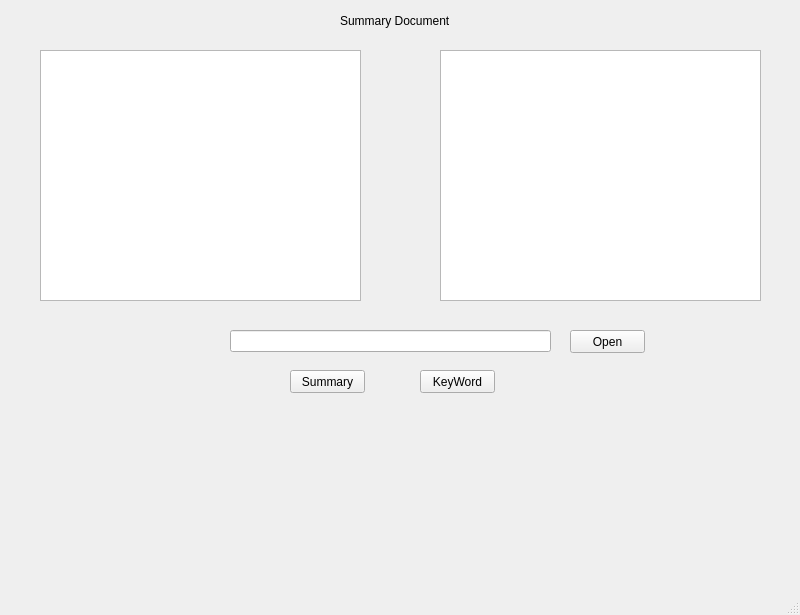
<?xml version="1.0" encoding="UTF-8"?>
<ui version="4.0">
 <class>MainWindow</class>
 <widget class="QMainWindow" name="MainWindow">
  <property name="geometry">
   <rect>
    <x>0</x>
    <y>0</y>
    <width>800</width>
    <height>615</height>
   </rect>
  </property>
  <property name="windowTitle">
   <string>MainWindow</string>
  </property>
  <widget class="QWidget" name="centralwidget">
   <widget class="QWidget" name="verticalLayoutWidget">
    <property name="geometry">
     <rect>
      <x>40</x>
      <y>50</y>
      <width>321</width>
      <height>251</height>
     </rect>
    </property>
    <layout class="QVBoxLayout" name="verticalLayout">
     <item>
      <widget class="QTextEdit" name="textEdit">
       <property name="enabled">
        <bool>true</bool>
       </property>
       <property name="readOnly">
        <bool>true</bool>
       </property>
       <property name="html">
        <string>&lt;!DOCTYPE HTML PUBLIC &quot;-//W3C//DTD HTML 4.0//EN&quot; &quot;http://www.w3.org/TR/REC-html40/strict.dtd&quot;&gt;
&lt;html&gt;&lt;head&gt;&lt;meta name=&quot;qrichtext&quot; content=&quot;1&quot; /&gt;&lt;style type=&quot;text/css&quot;&gt;
p, li { white-space: pre-wrap; }
&lt;/style&gt;&lt;/head&gt;&lt;body style=&quot; font-family:'Gulim'; font-size:9pt; font-weight:400; font-style:normal;&quot;&gt;
&lt;p style=&quot;-qt-paragraph-type:empty; margin-top:0px; margin-bottom:0px; margin-left:0px; margin-right:0px; -qt-block-indent:0; text-indent:0px;&quot;&gt;&lt;br /&gt;&lt;/p&gt;&lt;/body&gt;&lt;/html&gt;</string>
       </property>
      </widget>
     </item>
    </layout>
   </widget>
   <widget class="QLabel" name="label">
    <property name="geometry">
     <rect>
      <x>340</x>
      <y>0</y>
      <width>121</width>
      <height>41</height>
     </rect>
    </property>
    <property name="layoutDirection">
     <enum>Qt::LeftToRight</enum>
    </property>
    <property name="text">
     <string>Summary Document</string>
    </property>
   </widget>
   <widget class="QPushButton" name="PushButton">
    <property name="geometry">
     <rect>
      <x>570</x>
      <y>330</y>
      <width>75</width>
      <height>23</height>
     </rect>
    </property>
    <property name="text">
     <string>Open</string>
    </property>
   </widget>
   <widget class="QPushButton" name="PushButton_2">
    <property name="geometry">
     <rect>
      <x>290</x>
      <y>370</y>
      <width>75</width>
      <height>23</height>
     </rect>
    </property>
    <property name="text">
     <string>Summary</string>
    </property>
   </widget>
   <widget class="QWidget" name="verticalLayoutWidget_2">
    <property name="geometry">
     <rect>
      <x>230</x>
      <y>330</y>
      <width>321</width>
      <height>22</height>
     </rect>
    </property>
    <layout class="QVBoxLayout" name="verticalLayout_2">
     <item>
      <widget class="QLineEdit" name="lineEdit">
       <property name="enabled">
        <bool>true</bool>
       </property>
       <property name="readOnly">
        <bool>true</bool>
       </property>
      </widget>
     </item>
    </layout>
   </widget>
   <widget class="QWidget" name="verticalLayoutWidget_3">
    <property name="geometry">
     <rect>
      <x>440</x>
      <y>50</y>
      <width>321</width>
      <height>251</height>
     </rect>
    </property>
    <layout class="QVBoxLayout" name="verticalLayout_3">
     <item>
      <widget class="QTextEdit" name="textEdit_2">
       <property name="enabled">
        <bool>true</bool>
       </property>
       <property name="readOnly">
        <bool>true</bool>
       </property>
       <property name="html">
        <string>&lt;!DOCTYPE HTML PUBLIC &quot;-//W3C//DTD HTML 4.0//EN&quot; &quot;http://www.w3.org/TR/REC-html40/strict.dtd&quot;&gt;
&lt;html&gt;&lt;head&gt;&lt;meta name=&quot;qrichtext&quot; content=&quot;1&quot; /&gt;&lt;style type=&quot;text/css&quot;&gt;
p, li { white-space: pre-wrap; }
&lt;/style&gt;&lt;/head&gt;&lt;body style=&quot; font-family:'Gulim'; font-size:9pt; font-weight:400; font-style:normal;&quot;&gt;
&lt;p style=&quot;-qt-paragraph-type:empty; margin-top:0px; margin-bottom:0px; margin-left:0px; margin-right:0px; -qt-block-indent:0; text-indent:0px;&quot;&gt;&lt;br /&gt;&lt;/p&gt;&lt;/body&gt;&lt;/html&gt;</string>
       </property>
      </widget>
     </item>
    </layout>
   </widget>
   <widget class="QPushButton" name="PushButton_3">
    <property name="geometry">
     <rect>
      <x>420</x>
      <y>370</y>
      <width>75</width>
      <height>23</height>
     </rect>
    </property>
    <property name="text">
     <string>KeyWord</string>
    </property>
   </widget>
  </widget>
  <widget class="QMenuBar" name="menubar">
   <property name="geometry">
    <rect>
     <x>0</x>
     <y>0</y>
     <width>800</width>
     <height>21</height>
    </rect>
   </property>
  </widget>
  <widget class="QStatusBar" name="statusbar"/>
 </widget>
 <resources/>
 <connections/>
</ui>
